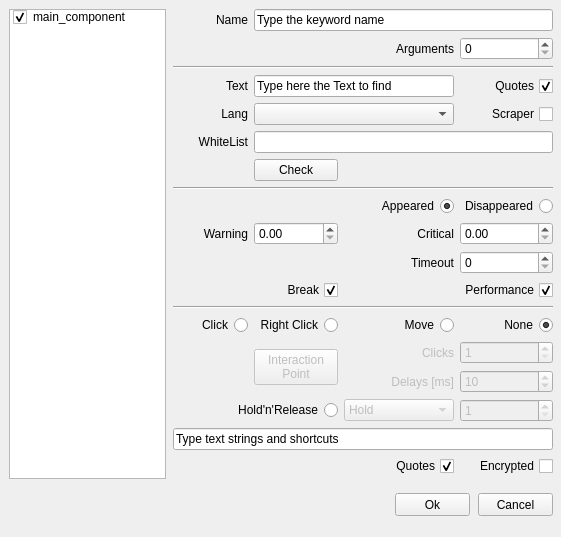
<?xml version="1.0" encoding="UTF-8"?>
<ui version="4.0">
 <class>Form</class>
 <widget class="QWidget" name="Form">
  <property name="geometry">
   <rect>
    <x>0</x>
    <y>0</y>
    <width>561</width>
    <height>537</height>
   </rect>
  </property>
  <property name="windowTitle">
   <string>Alyvix - Text Finder</string>
  </property>
  <widget class="QPushButton" name="pushButtonCancel">
   <property name="geometry">
    <rect>
     <x>478</x>
     <y>493</y>
     <width>75</width>
     <height>23</height>
    </rect>
   </property>
   <property name="focusPolicy">
    <enum>Qt::StrongFocus</enum>
   </property>
   <property name="text">
    <string>Cancel</string>
   </property>
  </widget>
  <widget class="QPushButton" name="pushButtonOk">
   <property name="geometry">
    <rect>
     <x>395</x>
     <y>493</y>
     <width>75</width>
     <height>23</height>
    </rect>
   </property>
   <property name="text">
    <string>Ok</string>
   </property>
  </widget>
  <widget class="QLabel" name="label_line">
   <property name="geometry">
    <rect>
     <x>70</x>
     <y>10110</y>
     <width>61</width>
     <height>21</height>
    </rect>
   </property>
   <property name="text">
    <string>Begin Line</string>
   </property>
   <property name="alignment">
    <set>Qt::AlignRight|Qt::AlignTrailing|Qt::AlignVCenter</set>
   </property>
  </widget>
  <widget class="QSpinBox" name="spinBoxLine">
   <property name="geometry">
    <rect>
     <x>141</x>
     <y>10109</y>
     <width>121</width>
     <height>22</height>
    </rect>
   </property>
   <property name="minimum">
    <number>1</number>
   </property>
   <property name="maximum">
    <number>99999</number>
   </property>
  </widget>
  <widget class="QPushButton" name="pushButtonAddBlock">
   <property name="geometry">
    <rect>
     <x>271</x>
     <y>10109</y>
     <width>71</width>
     <height>23</height>
    </rect>
   </property>
   <property name="text">
    <string>Add Block</string>
   </property>
  </widget>
  <widget class="QListWidget" name="listWidgetBlocks">
   <property name="geometry">
    <rect>
     <x>484</x>
     <y>9835</y>
     <width>81</width>
     <height>302</height>
    </rect>
   </property>
  </widget>
  <widget class="QTextEdit" name="textEditCustomLines">
   <property name="geometry">
    <rect>
     <x>19</x>
     <y>9836</y>
     <width>457</width>
     <height>261</height>
    </rect>
   </property>
   <property name="tabStopWidth">
    <number>80</number>
   </property>
   <property name="acceptRichText">
    <bool>false</bool>
   </property>
  </widget>
  <widget class="QPushButton" name="pushButtonRemoveBlock">
   <property name="geometry">
    <rect>
     <x>351</x>
     <y>10109</y>
     <width>91</width>
     <height>23</height>
    </rect>
   </property>
   <property name="text">
    <string>Remove Block</string>
   </property>
  </widget>
  <widget class="QWidget" name="widget_2" native="true">
   <property name="geometry">
    <rect>
     <x>171</x>
     <y>8000</y>
     <width>381</width>
     <height>348</height>
    </rect>
   </property>
   <widget class="QWidget" name="gridLayoutWidget_2">
    <property name="geometry">
     <rect>
      <x>0</x>
      <y>0</y>
      <width>380</width>
      <height>333</height>
     </rect>
    </property>
    <layout class="QGridLayout" name="gridLayout_2">
     <item row="6" column="3">
      <widget class="QSpinBox" name="clicknumber_spinbox_2">
       <property name="enabled">
        <bool>false</bool>
       </property>
       <property name="minimum">
        <number>1</number>
       </property>
      </widget>
     </item>
     <item row="6" column="2">
      <widget class="QLabel" name="labelClickNumber_2">
       <property name="enabled">
        <bool>false</bool>
       </property>
       <property name="text">
        <string>Clicks</string>
       </property>
       <property name="alignment">
        <set>Qt::AlignRight|Qt::AlignTrailing|Qt::AlignVCenter</set>
       </property>
      </widget>
     </item>
     <item row="8" column="0" colspan="2">
      <widget class="QRadioButton" name="holdreleaseRadio_2">
       <property name="layoutDirection">
        <enum>Qt::RightToLeft</enum>
       </property>
       <property name="text">
        <string>Hold'n'Release</string>
       </property>
       <attribute name="buttonGroup">
        <string notr="true">buttonGroup_4</string>
       </attribute>
      </widget>
     </item>
     <item row="6" column="1" rowspan="2">
      <widget class="QPushButton" name="pushButtonXYoffset_2">
       <property name="enabled">
        <bool>false</bool>
       </property>
       <property name="text">
        <string>Interaction
Point</string>
       </property>
      </widget>
     </item>
     <item row="8" column="3">
      <widget class="QSpinBox" name="holdreleaseSpinBox_2">
       <property name="enabled">
        <bool>false</bool>
       </property>
       <property name="minimum">
        <number>1</number>
       </property>
       <property name="maximum">
        <number>9999</number>
       </property>
      </widget>
     </item>
     <item row="2" column="0">
      <widget class="QLabel" name="label_2">
       <property name="text">
        <string>WhiteList</string>
       </property>
       <property name="alignment">
        <set>Qt::AlignRight|Qt::AlignTrailing|Qt::AlignVCenter</set>
       </property>
      </widget>
     </item>
     <item row="5" column="3">
      <widget class="QRadioButton" name="dontclickRadio_2">
       <property name="layoutDirection">
        <enum>Qt::RightToLeft</enum>
       </property>
       <property name="text">
        <string>None</string>
       </property>
       <property name="checked">
        <bool>true</bool>
       </property>
       <attribute name="buttonGroup">
        <string notr="true">buttonGroup_4</string>
       </attribute>
      </widget>
     </item>
     <item row="0" column="3">
      <widget class="QCheckBox" name="add_quotes_ocr_2">
       <property name="layoutDirection">
        <enum>Qt::RightToLeft</enum>
       </property>
       <property name="text">
        <string>Quotes</string>
       </property>
       <property name="checked">
        <bool>true</bool>
       </property>
      </widget>
     </item>
     <item row="2" column="1" colspan="3">
      <widget class="QLineEdit" name="lineEditWhiteList_2"/>
     </item>
     <item row="1" column="0">
      <widget class="QLabel" name="lang_label_2">
       <property name="text">
        <string>Lang</string>
       </property>
       <property name="alignment">
        <set>Qt::AlignRight|Qt::AlignTrailing|Qt::AlignVCenter</set>
       </property>
      </widget>
     </item>
     <item row="8" column="2">
      <widget class="QComboBox" name="holdreleaseComboBox_2">
       <property name="enabled">
        <bool>false</bool>
       </property>
       <item>
        <property name="text">
         <string>Hold</string>
        </property>
       </item>
       <item>
        <property name="text">
         <string>Release</string>
        </property>
       </item>
       <item>
        <property name="text">
         <string>Release Up</string>
        </property>
       </item>
       <item>
        <property name="text">
         <string>Release Down</string>
        </property>
       </item>
       <item>
        <property name="text">
         <string>Release Left</string>
        </property>
       </item>
       <item>
        <property name="text">
         <string>Release Right</string>
        </property>
       </item>
      </widget>
     </item>
     <item row="5" column="0">
      <widget class="QRadioButton" name="clickRadio_2">
       <property name="layoutDirection">
        <enum>Qt::RightToLeft</enum>
       </property>
       <property name="text">
        <string>Click</string>
       </property>
       <attribute name="buttonGroup">
        <string notr="true">buttonGroup_4</string>
       </attribute>
      </widget>
     </item>
     <item row="3" column="1">
      <widget class="QPushButton" name="pushButtonCheck_2">
       <property name="text">
        <string>Check</string>
       </property>
      </widget>
     </item>
     <item row="7" column="2">
      <widget class="QLabel" name="labelClickDelay_2">
       <property name="enabled">
        <bool>false</bool>
       </property>
       <property name="text">
        <string>Delays [ms]</string>
       </property>
       <property name="alignment">
        <set>Qt::AlignRight|Qt::AlignTrailing|Qt::AlignVCenter</set>
       </property>
      </widget>
     </item>
     <item row="0" column="1" colspan="2">
      <widget class="QLineEdit" name="lineEditText_2">
       <property name="text">
        <string>Type here the Text to find</string>
       </property>
      </widget>
     </item>
     <item row="4" column="0" colspan="4">
      <widget class="Line" name="line_5">
       <property name="orientation">
        <enum>Qt::Horizontal</enum>
       </property>
      </widget>
     </item>
     <item row="9" column="0" colspan="4">
      <widget class="QLineEdit" name="inserttext_2">
       <property name="text">
        <string>Type text strings and shortcuts</string>
       </property>
      </widget>
     </item>
     <item row="10" column="2">
      <widget class="QCheckBox" name="add_quotes_2">
       <property name="layoutDirection">
        <enum>Qt::RightToLeft</enum>
       </property>
       <property name="text">
        <string>Quotes</string>
       </property>
       <property name="checked">
        <bool>true</bool>
       </property>
      </widget>
     </item>
     <item row="0" column="0">
      <widget class="QLabel" name="text_label_2">
       <property name="layoutDirection">
        <enum>Qt::LeftToRight</enum>
       </property>
       <property name="text">
        <string>Text</string>
       </property>
       <property name="alignment">
        <set>Qt::AlignRight|Qt::AlignTrailing|Qt::AlignVCenter</set>
       </property>
      </widget>
     </item>
     <item row="5" column="2">
      <widget class="QRadioButton" name="movemouseRadio_2">
       <property name="layoutDirection">
        <enum>Qt::RightToLeft</enum>
       </property>
       <property name="text">
        <string>Move</string>
       </property>
       <property name="checked">
        <bool>false</bool>
       </property>
       <attribute name="buttonGroup">
        <string notr="true">buttonGroup_4</string>
       </attribute>
      </widget>
     </item>
     <item row="5" column="1">
      <widget class="QRadioButton" name="rightclickRadio_2">
       <property name="layoutDirection">
        <enum>Qt::RightToLeft</enum>
       </property>
       <property name="text">
        <string>Right Click</string>
       </property>
       <attribute name="buttonGroup">
        <string notr="true">buttonGroup_4</string>
       </attribute>
      </widget>
     </item>
     <item row="10" column="3">
      <widget class="QCheckBox" name="text_encrypted_2">
       <property name="layoutDirection">
        <enum>Qt::RightToLeft</enum>
       </property>
       <property name="text">
        <string>Encrypted</string>
       </property>
       <property name="checked">
        <bool>false</bool>
       </property>
      </widget>
     </item>
     <item row="7" column="3">
      <widget class="QSpinBox" name="clickdelay_spinbox_2">
       <property name="enabled">
        <bool>false</bool>
       </property>
       <property name="minimum">
        <number>1</number>
       </property>
       <property name="maximum">
        <number>60000</number>
       </property>
       <property name="value">
        <number>10</number>
       </property>
      </widget>
     </item>
     <item row="1" column="1" colspan="2">
      <widget class="QComboBox" name="comboBoxLang_2"/>
     </item>
    </layout>
   </widget>
  </widget>
  <widget class="QListWidget" name="listWidget">
   <property name="geometry">
    <rect>
     <x>9</x>
     <y>9</y>
     <width>157</width>
     <height>470</height>
    </rect>
   </property>
   <property name="selectionMode">
    <enum>QAbstractItemView::SingleSelection</enum>
   </property>
   <item>
    <property name="text">
     <string>main_component</string>
    </property>
    <property name="checkState">
     <enum>Checked</enum>
    </property>
   </item>
  </widget>
  <widget class="QWidget" name="widget" native="true">
   <property name="geometry">
    <rect>
     <x>173</x>
     <y>9</y>
     <width>381</width>
     <height>478</height>
    </rect>
   </property>
   <widget class="QWidget" name="gridLayoutWidget">
    <property name="geometry">
     <rect>
      <x>0</x>
      <y>0</y>
      <width>380</width>
      <height>471</height>
     </rect>
    </property>
    <layout class="QGridLayout" name="gridLayout">
     <item row="19" column="3">
      <widget class="QCheckBox" name="text_encrypted">
       <property name="layoutDirection">
        <enum>Qt::RightToLeft</enum>
       </property>
       <property name="text">
        <string>Encrypted</string>
       </property>
       <property name="checked">
        <bool>false</bool>
       </property>
      </widget>
     </item>
     <item row="15" column="1" rowspan="2">
      <widget class="QPushButton" name="pushButtonXYoffset">
       <property name="enabled">
        <bool>false</bool>
       </property>
       <property name="text">
        <string>Interaction
Point</string>
       </property>
      </widget>
     </item>
     <item row="15" column="3">
      <widget class="QSpinBox" name="clicknumber_spinbox">
       <property name="enabled">
        <bool>false</bool>
       </property>
       <property name="minimum">
        <number>1</number>
       </property>
      </widget>
     </item>
     <item row="16" column="3">
      <widget class="QSpinBox" name="clickdelay_spinbox">
       <property name="enabled">
        <bool>false</bool>
       </property>
       <property name="minimum">
        <number>1</number>
       </property>
       <property name="maximum">
        <number>60000</number>
       </property>
       <property name="value">
        <number>10</number>
       </property>
      </widget>
     </item>
     <item row="6" column="1" colspan="3">
      <widget class="QLineEdit" name="lineEditWhiteList"/>
     </item>
     <item row="7" column="1">
      <widget class="QPushButton" name="pushButtonCheck">
       <property name="text">
        <string>Check</string>
       </property>
      </widget>
     </item>
     <item row="14" column="3">
      <widget class="QRadioButton" name="dontclickRadio">
       <property name="layoutDirection">
        <enum>Qt::RightToLeft</enum>
       </property>
       <property name="text">
        <string>None</string>
       </property>
       <property name="checked">
        <bool>true</bool>
       </property>
       <attribute name="buttonGroup">
        <string notr="true">buttonGroup_2</string>
       </attribute>
      </widget>
     </item>
     <item row="15" column="2">
      <widget class="QLabel" name="labelClickNumber">
       <property name="enabled">
        <bool>false</bool>
       </property>
       <property name="text">
        <string>Clicks</string>
       </property>
       <property name="alignment">
        <set>Qt::AlignRight|Qt::AlignTrailing|Qt::AlignVCenter</set>
       </property>
      </widget>
     </item>
     <item row="14" column="0">
      <widget class="QRadioButton" name="clickRadio">
       <property name="layoutDirection">
        <enum>Qt::RightToLeft</enum>
       </property>
       <property name="text">
        <string>Click</string>
       </property>
       <attribute name="buttonGroup">
        <string notr="true">buttonGroup_2</string>
       </attribute>
      </widget>
     </item>
     <item row="16" column="2">
      <widget class="QLabel" name="labelClickDelay">
       <property name="enabled">
        <bool>false</bool>
       </property>
       <property name="text">
        <string>Delays [ms]</string>
       </property>
       <property name="alignment">
        <set>Qt::AlignRight|Qt::AlignTrailing|Qt::AlignVCenter</set>
       </property>
      </widget>
     </item>
     <item row="3" column="3">
      <widget class="QCheckBox" name="add_quotes_ocr">
       <property name="layoutDirection">
        <enum>Qt::RightToLeft</enum>
       </property>
       <property name="text">
        <string>Quotes</string>
       </property>
       <property name="checked">
        <bool>true</bool>
       </property>
      </widget>
     </item>
     <item row="19" column="2">
      <widget class="QCheckBox" name="add_quotes">
       <property name="layoutDirection">
        <enum>Qt::RightToLeft</enum>
       </property>
       <property name="text">
        <string>Quotes</string>
       </property>
       <property name="checked">
        <bool>true</bool>
       </property>
      </widget>
     </item>
     <item row="6" column="0">
      <widget class="QLabel" name="label">
       <property name="text">
        <string>WhiteList</string>
       </property>
       <property name="alignment">
        <set>Qt::AlignRight|Qt::AlignTrailing|Qt::AlignVCenter</set>
       </property>
      </widget>
     </item>
     <item row="5" column="0">
      <widget class="QLabel" name="lang_label">
       <property name="text">
        <string>Lang</string>
       </property>
       <property name="alignment">
        <set>Qt::AlignRight|Qt::AlignTrailing|Qt::AlignVCenter</set>
       </property>
      </widget>
     </item>
     <item row="3" column="0">
      <widget class="QLabel" name="text_label">
       <property name="layoutDirection">
        <enum>Qt::LeftToRight</enum>
       </property>
       <property name="text">
        <string>Text</string>
       </property>
       <property name="alignment">
        <set>Qt::AlignRight|Qt::AlignTrailing|Qt::AlignVCenter</set>
       </property>
      </widget>
     </item>
     <item row="8" column="0" colspan="4">
      <widget class="Line" name="line_8">
       <property name="orientation">
        <enum>Qt::Horizontal</enum>
       </property>
      </widget>
     </item>
     <item row="13" column="0" colspan="4">
      <widget class="Line" name="line_10">
       <property name="orientation">
        <enum>Qt::Horizontal</enum>
       </property>
      </widget>
     </item>
     <item row="14" column="1">
      <widget class="QRadioButton" name="rightclickRadio">
       <property name="layoutDirection">
        <enum>Qt::RightToLeft</enum>
       </property>
       <property name="text">
        <string>Right Click</string>
       </property>
       <attribute name="buttonGroup">
        <string notr="true">buttonGroup_2</string>
       </attribute>
      </widget>
     </item>
     <item row="17" column="0" colspan="2">
      <widget class="QRadioButton" name="holdreleaseRadio">
       <property name="layoutDirection">
        <enum>Qt::RightToLeft</enum>
       </property>
       <property name="text">
        <string>Hold'n'Release</string>
       </property>
       <attribute name="buttonGroup">
        <string notr="true">buttonGroup_2</string>
       </attribute>
      </widget>
     </item>
     <item row="14" column="2">
      <widget class="QRadioButton" name="movemouseRadio">
       <property name="layoutDirection">
        <enum>Qt::RightToLeft</enum>
       </property>
       <property name="text">
        <string>Move</string>
       </property>
       <property name="checked">
        <bool>false</bool>
       </property>
       <attribute name="buttonGroup">
        <string notr="true">buttonGroup_2</string>
       </attribute>
      </widget>
     </item>
     <item row="18" column="0" colspan="4">
      <widget class="QLineEdit" name="inserttext">
       <property name="text">
        <string>Type text strings and shortcuts</string>
       </property>
      </widget>
     </item>
     <item row="3" column="1" colspan="2">
      <widget class="QLineEdit" name="lineEditText">
       <property name="text">
        <string>Type here the Text to find</string>
       </property>
      </widget>
     </item>
     <item row="2" column="0" colspan="4">
      <widget class="Line" name="line_3">
       <property name="orientation">
        <enum>Qt::Horizontal</enum>
       </property>
      </widget>
     </item>
     <item row="17" column="3">
      <widget class="QSpinBox" name="holdreleaseSpinBox">
       <property name="enabled">
        <bool>false</bool>
       </property>
       <property name="minimum">
        <number>1</number>
       </property>
       <property name="maximum">
        <number>9999</number>
       </property>
      </widget>
     </item>
     <item row="17" column="2">
      <widget class="QComboBox" name="holdreleaseComboBox">
       <property name="enabled">
        <bool>false</bool>
       </property>
       <item>
        <property name="text">
         <string>Hold</string>
        </property>
       </item>
       <item>
        <property name="text">
         <string>Release</string>
        </property>
       </item>
       <item>
        <property name="text">
         <string>Release Up</string>
        </property>
       </item>
       <item>
        <property name="text">
         <string>Release Down</string>
        </property>
       </item>
       <item>
        <property name="text">
         <string>Release Left</string>
        </property>
       </item>
       <item>
        <property name="text">
         <string>Release Right</string>
        </property>
       </item>
      </widget>
     </item>
     <item row="9" column="3">
      <widget class="QRadioButton" name="wait_disapp_radio">
       <property name="layoutDirection">
        <enum>Qt::RightToLeft</enum>
       </property>
       <property name="text">
        <string>Disappeared</string>
       </property>
       <property name="checked">
        <bool>false</bool>
       </property>
       <attribute name="buttonGroup">
        <string notr="true">buttonGroup_5</string>
       </attribute>
      </widget>
     </item>
     <item row="1" column="3">
      <widget class="QSpinBox" name="spinBoxArgs"/>
     </item>
     <item row="10" column="0">
      <widget class="QLabel" name="labelWarning">
       <property name="text">
        <string>Warning</string>
       </property>
       <property name="alignment">
        <set>Qt::AlignRight|Qt::AlignTrailing|Qt::AlignVCenter</set>
       </property>
      </widget>
     </item>
     <item row="10" column="1">
      <widget class="QDoubleSpinBox" name="doubleSpinBoxWarning">
       <property name="maximum">
        <double>9999.989999999999782</double>
       </property>
       <property name="singleStep">
        <double>1.000000000000000</double>
       </property>
      </widget>
     </item>
     <item row="1" column="2">
      <widget class="QLabel" name="labelArgs">
       <property name="text">
        <string>Arguments</string>
       </property>
       <property name="alignment">
        <set>Qt::AlignRight|Qt::AlignTrailing|Qt::AlignVCenter</set>
       </property>
      </widget>
     </item>
     <item row="10" column="2">
      <widget class="QLabel" name="labelCritical">
       <property name="text">
        <string>Critical</string>
       </property>
       <property name="alignment">
        <set>Qt::AlignRight|Qt::AlignTrailing|Qt::AlignVCenter</set>
       </property>
      </widget>
     </item>
     <item row="10" column="3">
      <widget class="QDoubleSpinBox" name="doubleSpinBoxCritical">
       <property name="maximum">
        <double>9999.989999999999782</double>
       </property>
       <property name="singleStep">
        <double>1.000000000000000</double>
       </property>
      </widget>
     </item>
     <item row="11" column="3">
      <widget class="QSpinBox" name="timeout_spinbox">
       <property name="maximum">
        <number>999999</number>
       </property>
      </widget>
     </item>
     <item row="11" column="2">
      <widget class="QLabel" name="timeout_label">
       <property name="text">
        <string>Timeout</string>
       </property>
       <property name="alignment">
        <set>Qt::AlignRight|Qt::AlignTrailing|Qt::AlignVCenter</set>
       </property>
      </widget>
     </item>
     <item row="12" column="0" colspan="2">
      <widget class="QCheckBox" name="timeout_exception">
       <property name="layoutDirection">
        <enum>Qt::RightToLeft</enum>
       </property>
       <property name="text">
        <string>Break</string>
       </property>
       <property name="checked">
        <bool>true</bool>
       </property>
      </widget>
     </item>
     <item row="12" column="2" colspan="2">
      <widget class="QCheckBox" name="checkBoxEnablePerformance">
       <property name="layoutDirection">
        <enum>Qt::RightToLeft</enum>
       </property>
       <property name="text">
        <string>Performance</string>
       </property>
       <property name="checked">
        <bool>true</bool>
       </property>
      </widget>
     </item>
     <item row="0" column="1" colspan="3">
      <widget class="QLineEdit" name="namelineedit">
       <property name="text">
        <string>Type the keyword name</string>
       </property>
      </widget>
     </item>
     <item row="0" column="0">
      <widget class="QLabel" name="labelName">
       <property name="layoutDirection">
        <enum>Qt::LeftToRight</enum>
       </property>
       <property name="text">
        <string>Name</string>
       </property>
       <property name="alignment">
        <set>Qt::AlignRight|Qt::AlignTrailing|Qt::AlignVCenter</set>
       </property>
      </widget>
     </item>
     <item row="9" column="0" colspan="3">
      <widget class="QRadioButton" name="wait_radio">
       <property name="layoutDirection">
        <enum>Qt::RightToLeft</enum>
       </property>
       <property name="text">
        <string>Appeared</string>
       </property>
       <property name="checked">
        <bool>true</bool>
       </property>
       <attribute name="buttonGroup">
        <string notr="true">buttonGroup_5</string>
       </attribute>
      </widget>
     </item>
     <item row="5" column="3">
      <widget class="QCheckBox" name="enable_scraper">
       <property name="enabled">
        <bool>true</bool>
       </property>
       <property name="layoutDirection">
        <enum>Qt::RightToLeft</enum>
       </property>
       <property name="text">
        <string>Scraper</string>
       </property>
       <property name="checked">
        <bool>false</bool>
       </property>
      </widget>
     </item>
     <item row="5" column="1" colspan="2">
      <widget class="QComboBox" name="comboBoxLang"/>
     </item>
    </layout>
   </widget>
  </widget>
  <widget class="QLabel" name="roi_width_label">
   <property name="geometry">
    <rect>
     <x>45</x>
     <y>9799</y>
     <width>89</width>
     <height>20</height>
    </rect>
   </property>
   <property name="text">
    <string>Roi Width</string>
   </property>
   <property name="alignment">
    <set>Qt::AlignRight|Qt::AlignTrailing|Qt::AlignVCenter</set>
   </property>
  </widget>
  <widget class="QLabel" name="roi_height_label">
   <property name="geometry">
    <rect>
     <x>234</x>
     <y>9799</y>
     <width>94</width>
     <height>20</height>
    </rect>
   </property>
   <property name="text">
    <string>Roi Height</string>
   </property>
   <property name="alignment">
    <set>Qt::AlignRight|Qt::AlignTrailing|Qt::AlignVCenter</set>
   </property>
  </widget>
  <widget class="QSpinBox" name="roi_y_spinbox">
   <property name="geometry">
    <rect>
     <x>334</x>
     <y>9771</y>
     <width>89</width>
     <height>20</height>
    </rect>
   </property>
   <property name="minimum">
    <number>-9999</number>
   </property>
   <property name="maximum">
    <number>9999</number>
   </property>
  </widget>
  <widget class="QLabel" name="roi_x_label">
   <property name="geometry">
    <rect>
     <x>45</x>
     <y>9771</y>
     <width>89</width>
     <height>20</height>
    </rect>
   </property>
   <property name="text">
    <string>Roi X</string>
   </property>
   <property name="alignment">
    <set>Qt::AlignRight|Qt::AlignTrailing|Qt::AlignVCenter</set>
   </property>
  </widget>
  <widget class="QLabel" name="roi_y_label">
   <property name="geometry">
    <rect>
     <x>234</x>
     <y>9771</y>
     <width>94</width>
     <height>20</height>
    </rect>
   </property>
   <property name="text">
    <string>Roi Y</string>
   </property>
   <property name="alignment">
    <set>Qt::AlignRight|Qt::AlignTrailing|Qt::AlignVCenter</set>
   </property>
  </widget>
  <widget class="QSpinBox" name="roi_x_spinbox">
   <property name="geometry">
    <rect>
     <x>140</x>
     <y>9771</y>
     <width>88</width>
     <height>20</height>
    </rect>
   </property>
   <property name="minimum">
    <number>-9999</number>
   </property>
   <property name="maximum">
    <number>9999</number>
   </property>
  </widget>
  <widget class="QSpinBox" name="roi_height_spinbox">
   <property name="geometry">
    <rect>
     <x>334</x>
     <y>9799</y>
     <width>89</width>
     <height>20</height>
    </rect>
   </property>
   <property name="maximum">
    <number>9999</number>
   </property>
  </widget>
  <widget class="Line" name="line_9">
   <property name="geometry">
    <rect>
     <x>45</x>
     <y>9827</y>
     <width>378</width>
     <height>3</height>
    </rect>
   </property>
   <property name="orientation">
    <enum>Qt::Horizontal</enum>
   </property>
  </widget>
  <widget class="QSpinBox" name="roi_width_spinbox">
   <property name="geometry">
    <rect>
     <x>140</x>
     <y>9799</y>
     <width>88</width>
     <height>20</height>
    </rect>
   </property>
   <property name="maximum">
    <number>9999</number>
   </property>
  </widget>
  <widget class="QRadioButton" name="find_radio">
   <property name="geometry">
    <rect>
     <x>66</x>
     <y>8000</y>
     <width>88</width>
     <height>17</height>
    </rect>
   </property>
   <property name="layoutDirection">
    <enum>Qt::RightToLeft</enum>
   </property>
   <property name="text">
    <string>Find</string>
   </property>
   <attribute name="buttonGroup">
    <string notr="true">buttonGroup_5</string>
   </attribute>
  </widget>
  <zorder>pushButtonCancel</zorder>
  <zorder>pushButtonOk</zorder>
  <zorder>label_line</zorder>
  <zorder>spinBoxLine</zorder>
  <zorder>pushButtonAddBlock</zorder>
  <zorder>listWidgetBlocks</zorder>
  <zorder>textEditCustomLines</zorder>
  <zorder>pushButtonRemoveBlock</zorder>
  <zorder>widget_2</zorder>
  <zorder>listWidget</zorder>
  <zorder>widget</zorder>
  <zorder>roi_width_label</zorder>
  <zorder>roi_height_label</zorder>
  <zorder>roi_y_spinbox</zorder>
  <zorder>roi_x_label</zorder>
  <zorder>roi_y_label</zorder>
  <zorder>roi_x_spinbox</zorder>
  <zorder>roi_height_spinbox</zorder>
  <zorder>line_9</zorder>
  <zorder>roi_width_spinbox</zorder>
  <zorder>find_radio</zorder>
  <zorder>lineEditLang_2</zorder>
 </widget>
 <resources/>
 <connections/>
 <buttongroups>
  <buttongroup name="buttonGroup_2"/>
  <buttongroup name="buttonGroup_4"/>
  <buttongroup name="buttonGroup_5"/>
 </buttongroups>
</ui>
